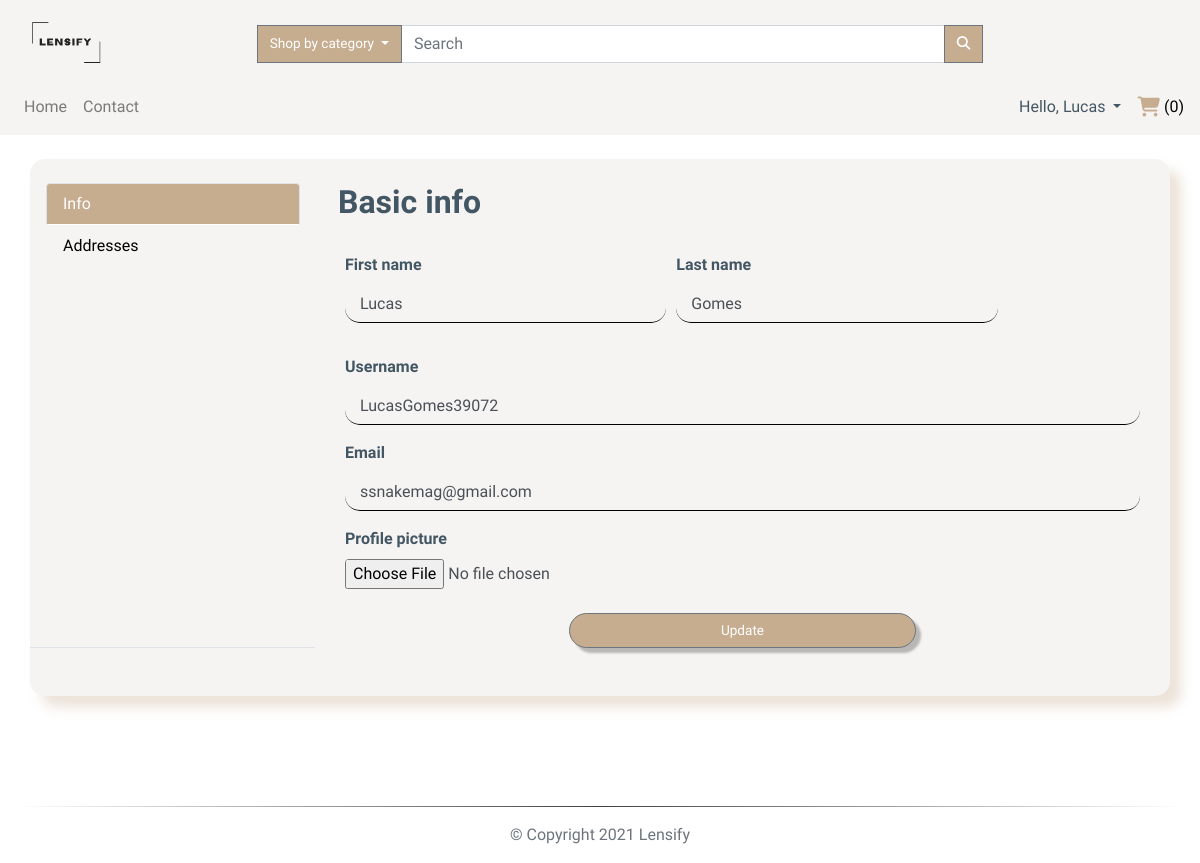
/profile/settings (signed in), run on the app's committed database.
### app/models.py (models this page shows, shortened)
class TimestampMixin(object):
    created_at = db.Column(db.DateTime, nullable=False,
                           default=datetime.utcnow)
    updated_at = db.Column(db.DateTime, onupdate=datetime.utcnow)

class User(db.Model, TimestampMixin, UserMixin):
    __tablename__ = "users"
    id = db.Column(db.Integer, primary_key=True)
    first_name = db.Column(db.String(50), nullable=False)
    last_name = db.Column(db.String(50), nullable=False)
    username = db.Column(db.String(50), unique=True, nullable=False)
    email = db.Column(db.String(115), unique=True, nullable=False)
    image_file = db.Column(db.String(80), nullable=False,
                           default="default.jpg")
    password_hash = db.Column(db.String(60), nullable=False)
    items_for_sale = db.relationship(
        "ItemForSale", backref="seller", lazy="dynamic")
    orders = db.relationship("Order", backref="buyer", lazy=True)
    address = db.relationship(
        "Address", secondary="user_addresses", backref="user", lazy="dynamic"
    )
    followed = db.relationship(
        "User", secondary=followers,
        primaryjoin=(followers.c.follower_id == id),
        secondaryjoin=(followers.c.followed_id == id),
        backref=db.backref("followers", lazy="dynamic"), lazy="dynamic")
    reviewed = db.relationship(
        "Review", backref="user_reviewed", primaryjoin=(Review.user_reviewed_id == id), lazy="dynamic"
    )
    reviewer = db.relationship(
        "Review", backref="user_reviewer", primaryjoin=(Review.user_reviewer_id == id), lazy="dynamic"
    )

### app/routes.py (the view, shortened to what this page needs)
@app.route("/profile/settings", methods=["POST", "GET"])
@app.route("/profile/settings/<address_id>", methods=["POST", "GET"])
@login_required
def user_settings(address_id=None):
    user = User.query.filter_by(id=current_user.id).first_or_404()
    form = UpdateDetailsForm(obj=user)
    all_user_addresses = user.address.all()
    return render_template("user_settings.html", title="User Settings", form=form,
                           all_user_addresses=all_user_addresses)

### app/forms.py (shortened to what this page needs)
class UpdateDetailsForm(FlaskForm):
    first_name = StringField("First name",
                             validators=[DataRequired(), Alpha(
                                 message="Please use alphabetic characters only"),
                                 Length(min=3, max=20)])
    last_name = StringField("Last name",
                            validators=[DataRequired(), Alpha(
                                message="Please use alphabetic characters only"),
                                Length(min=3, max=20)])
    username = StringField("Username", validators=[
                           DataRequired(),  AlphaNumeric(
                               message="Please use alphabetic characters and numbers only"),
                           Length(min=4, max=12)])
    email = StringField("Email",
                        validators=[DataRequired(), Email()])
    picture = FileField('Profile picture', validators=[
        FileAllowed(['jpg', 'png', 'jpeg'])])
    submit_details = SubmitField("Update")

### app/models.py (called while the page is built)
@login_manager.user_loader
def load_user(user_id):
    return User.query.get(int(user_id))

### app/routes.py (called while the page is built)
@app.before_request
def before_request():
    if current_user.is_authenticated:
        current_user.updated_at = datetime.utcnow()
        db.session.commit()

@app.context_processor
def inject_categories():
    categories = Category.query.join(
        ItemForSale, (Category.id == ItemForSale.category_id)).filter(ItemForSale.sold == False).all()
    return dict(categories=categories)

### app/templates/user_settings.html (shortened to what this page needs)
{% extends "layout.html" %}
{% import "bootstrap/wtf.html" as wtf %}
{%block app_content%}
<div class="container custom-bg my-4">
  <div class="row py-4">
    <div class="nav flex-column nav-tabs pl-3 mb-4 col-12 col-md-3" id="v-pills-tab" role="tablist"
      aria-orientation="vertical">
      <a class="nav-link active" id="v-pills-info-tab" data-toggle="tab" href="#v-pills-info" role="tab"
        aria-controls="v-pills-info" aria-selected="true">Info</a>
      <a class="nav-link" id="v-pills-address-tab" data-toggle="tab" href="#v-pills-address" role="tab"
        aria-controls="v-pills-address" aria-selected="false">Addresses</a>
    </div>
    <div class="tab-content col-12 col-md-9" id="v-pills-tabContent">
      <div class="tab-pane fade show active" id="v-pills-info" role="tabpanel" aria-labelledby="v-pills-info-tab">
        <h2 class="ml-2 font-weight-bold"> Basic info</h2>
        <form method="POST" enctype="multipart/form-data" class="py-4">
          <div class="form-row col-12">
            <div class="form-group col-12 col-lg-5">
              {{wtf.form_field(form.first_name, class="form-control text-capitalize",placeholder="Enter your first name")}}
            </div>
            <div class="form-group col-12 col-lg-5">
              {{wtf.form_field(form.last_name, class="form-control text-capitalize",placeholder="Enter your last name")}}
            </div>
          </div>
          <div class="form-group col-12">
            {{wtf.form_field(form.username, class="form-control text-capitalize",placeholder="Choose your username")}}
          </div>
          <div class="form-group col-12">
            {{wtf.form_field(form.email, class="form-control",placeholder="Enter your email")}}
          </div>
          <div class="form-group col-12">
            {{wtf.form_field(form.picture, class="form-control p-0 mb-3")}}
          </div>
          <div class="form-row justify-content-center">
            {{wtf.form_field(form.submit_details, class="btn btn-block btn-secondary col-5")}}
          </div>
        </form>
      </div>
    </div>
  </div>
</div>
{%endblock app_content%}

### app/templates/layout.html (shortened to what this page needs)
{% extends "bootstrap/base.html" %}
{% block styles %}
<link rel="stylesheet" href="https://stackpath.bootstrapcdn.com/bootstrap/4.5.0/css/bootstrap.min.css"
>
<link rel="stylesheet" href="https://cdnjs.cloudflare.com/ajax/libs/animate.css/3.7.0/animate.css" />
<link rel="stylesheet" href="{{url_for('.static', filename='css/styles.css')}}" />
{% endblock styles %}
{% block body %}
{% block navbar %}
<nav class="navbar navbar-expand-lg navbar-light custom-bg">
  <a href="{{url_for('index')}}" class="col-4 col-md-2 logo-container">
    <img class="navbar-brand img-fluid mt-2" src="{{url_for('.static', filename='img/logo.png')}}" alt="logo" />
  </a>
  <div class="collapse navbar-collapse pt-2 col-12 col-lg-9" id="search">
    <form class="form-inline col-12 input-group" method='POST' action="{{ url_for('search') }}">
      <div class="dropdown ml-3 input-group-append">
        <button class="btn btn-secondary dropdown-toggle no-radius" type="button" id="dropdownMenuButton"
          data-toggle="dropdown" aria-haspopup="true" aria-expanded="false">
          Shop by category
        </button>
      </div>
      <input class="form-control col-8 input-group-append" type="search" placeholder="Search" aria-label="Search" name="search" >
      <div class="input-group-append">
        <button class="btn btn-secondary no-radius" type="submit">
          <i class="fas fa-search"></i>
        </button>
      </div>
    </form>
  </div>
</nav>
<nav class="navbar navbar-expand-lg navbar-light custom-bg py-0">
  <div id="links" class="collapse navbar-collapse py-2">
    <div class="navbar-nav text-center">
      <a class="nav-item nav-link" href="{{url_for('index')}}">Home</a>
      <a class="nav-item nav-link" href="{{url_for('contact')}}">Contact</a>
    </div>
    <div class="navbar-nav ml-auto text-center">
      {% if current_user.is_authenticated %}
      <div class="dropdown">
        <a class="dropdown-toggle" type="button" id="dropdownMenuButton" data-toggle="dropdown" aria-haspopup="true"
          aria-expanded="false">
          Hello, {{current_user.first_name.capitalize()}}
        </a>
      </div>
      <div class="ml-3 text-center d-none d-lg-block" id="cart">
        <a href="{{url_for('cart')}}">
          <i class="fas fa-shopping-cart fa-lg"></i> ({{session['cart']|length}})
        </a>
      </div>
      {%else%}
      <a class="nav-item nav-link mr-2" href="{{url_for('login')}}">Login</a>
      <a class="nav-item nav-link" href="{{url_for('register')}}">Register</a>
      {%endif%}
    </div>
  </div>
</nav>
{% endblock navbar%}
{% block content %}
<main class="my-auto">
  <div class="container-fluid">
    {% block app_content %} {% endblock app_content %}
  </div>
</main>
{% endblock content%}
<footer class="footer navbar-fixed-bottom">
  <div class="container-fluid">
    <hr>
    <p class="text-muted pb-3 text-center">
      &copy;
      Copyright
      Lensify
    </p>
  </div>
</footer>
{% endblock body %}

### app/static/css/styles.css (style rules this page uses)
:root { --main-color: #fff; --second-color: #425664; --third-color: #f6f4f2; --fourth-color: #c6ad8f; }
*, *::before, *::after { margin: 0; padding: 0; box-sizing: border-box; list-style: none; text-decoration: none; }
body, html { background: var(--main-color); min-height: 100vh; width: 100%; color: var(--second-color); font-family: "Raleway", sans-serif; word-break: normal; }
html { position: relative; }
.footer { position: absolute; bottom: 0; width: 100%; height: 10px; }
a { color: black; text-decoration: none; cursor: pointer; }
P { word-break: normal; }
.container { box-shadow: 0.7rem 0.7rem 0.7rem rgba(198, 173, 143, 0.341); border-radius: 15px; }
label { font-weight: bold; display: block; }
input[type="text"], input[type="password"], input[type="tel"] { border: none; padding-left: 15px; background: transparent; border-bottom: 1px solid black; border-radius: 15px; }
input[type="file"] { border: none; background-color: transparent; }
hr { border: none; height: 1px; background-image: linear-gradient( to right, rgba(0, 0, 0, 0), rgba(0, 0, 0, 0.75), rgba(0, 0, 0, 0) ); }
.btn { font-size: 85%; white-space: nowrap; }
.btn-secondary { filter: drop-shadow(5px 5px 1px rgba(0, 0, 0, 0.25)); background-color: var(--fourth-color); border-radius: 20px; color: var(--main-color); }
.no-radius { filter: none; border-radius: 0px; color: var(--main-color); }
.custom-bg { background-color: var(--third-color); }
.logo-container img { width: 70px; height: 55px; }
.fa-shopping-cart { color: var(--fourth-color); }
.nav-tabs .nav-link.active { background-color: var(--fourth-color); color: var(--main-color); }

### data on the page
User: first_name "Lucas", last_name "Gomes", username "LucasGomes39072", email "ssnakemag@gmail.com"

### other printed values
{{ session['cart']|length }} "0"
